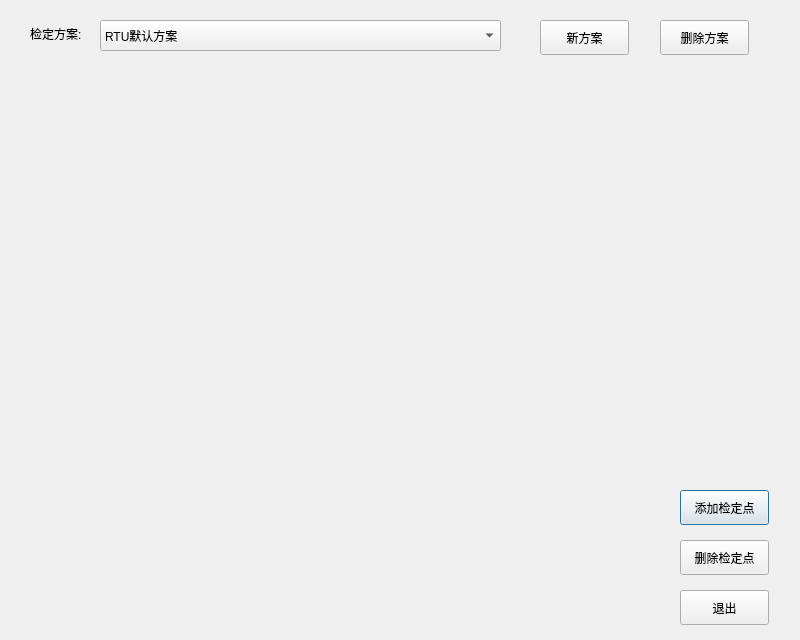
<?xml version="1.0" encoding="UTF-8"?>
<ui version="4.0">
 <class>sys_errorcheckmanager</class>
 <widget class="QDialog" name="sys_errorcheckmanager">
  <property name="geometry">
   <rect>
    <x>0</x>
    <y>0</y>
    <width>800</width>
    <height>640</height>
   </rect>
  </property>
  <property name="windowTitle">
   <string>Dialog</string>
  </property>
  <widget class="QPushButton" name="pushButton_addpoint">
   <property name="geometry">
    <rect>
     <x>680</x>
     <y>490</y>
     <width>89</width>
     <height>35</height>
    </rect>
   </property>
   <property name="text">
    <string>添加检定点</string>
   </property>
  </widget>
  <widget class="QPushButton" name="pushButton_delpoint">
   <property name="geometry">
    <rect>
     <x>680</x>
     <y>540</y>
     <width>89</width>
     <height>35</height>
    </rect>
   </property>
   <property name="text">
    <string>删除检定点</string>
   </property>
  </widget>
  <widget class="QPushButton" name="pushButton_quit">
   <property name="geometry">
    <rect>
     <x>680</x>
     <y>590</y>
     <width>89</width>
     <height>35</height>
    </rect>
   </property>
   <property name="text">
    <string>退出</string>
   </property>
  </widget>
  <widget class="QPushButton" name="pushButton_newsch">
   <property name="geometry">
    <rect>
     <x>540</x>
     <y>20</y>
     <width>89</width>
     <height>35</height>
    </rect>
   </property>
   <property name="text">
    <string>新方案</string>
   </property>
  </widget>
  <widget class="QPushButton" name="pushButton_delsch">
   <property name="geometry">
    <rect>
     <x>660</x>
     <y>20</y>
     <width>89</width>
     <height>35</height>
    </rect>
   </property>
   <property name="text">
    <string>删除方案</string>
   </property>
  </widget>
  <widget class="QLabel" name="label">
   <property name="geometry">
    <rect>
     <x>30</x>
     <y>25</y>
     <width>71</width>
     <height>17</height>
    </rect>
   </property>
   <property name="text">
    <string>检定方案:</string>
   </property>
  </widget>
  <widget class="QComboBox" name="comboBox">
   <property name="geometry">
    <rect>
     <x>100</x>
     <y>20</y>
     <width>401</width>
     <height>31</height>
    </rect>
   </property>
   <property name="editable">
    <bool>false</bool>
   </property>
   <item>
    <property name="text">
     <string>RTU默认方案</string>
    </property>
   </item>
  </widget>
 </widget>
 <resources/>
 <connections/>
</ui>
